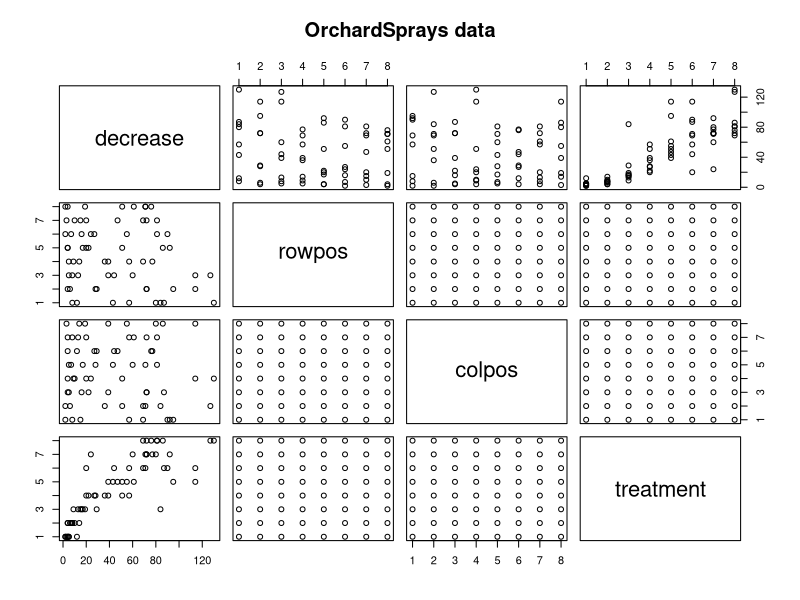

R code for this plot:
require(graphics)
pairs(OrchardSprays, main = "OrchardSprays data")



#print (max(OrchardSprays["decrease"]))



s<- rbind(OrchardSprays)
print(s[which.max(s[,1]),])


#View(OrchardSprays)
